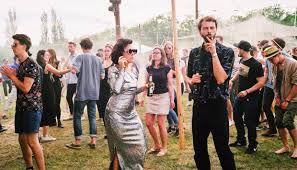
#> input picture human.jpg, 297 x 170 px, given in place of the camera
$ python edges.py   (older library calls are emulated)
#> lines starting #> are read from the running program, lines starting #| are printed output that depends on the picture
import cv2
import numpy as np

cap = cv2.VideoCapture(0)
while True :
     _,frame= cap.read()
#> frame is the input picture: shape (170, 297, 3); mean B, G, R 117.6, 130.3, 146.2

     laplacian = cv2.Laplacian(frame,cv2.CV_64F)
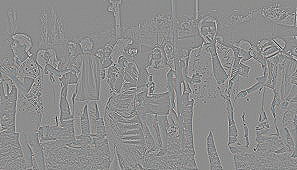
#> laplacian: shape (170, 297, 3) float64; mean B, G, R 0, 0, 0; drawn with min black and max white
     sobelx = cv2.Sobel(frame,cv2.CV_64F,1,0,ksize =5)
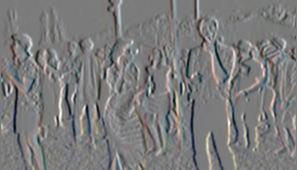
#> sobelx: shape (170, 297, 3) float64; mean B, G, R -24.1, -22.7, -19.7; drawn with min black and max white
     sobely = cv2.Sobel(frame,cv2.CV_64F,0,1,ksize =5)
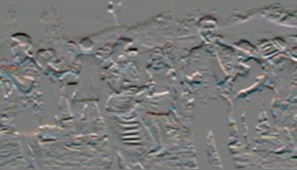
#> sobely: shape (170, 297, 3) float64; mean B, G, R -133.4, -104, -97.5; drawn with min black and max white
     edges =cv2.Canny(frame,100,10)
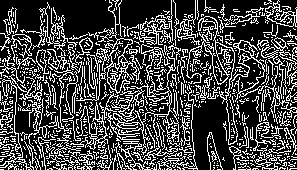
#> edges: shape (170, 297); 27.8% white in thin lines or dots

     cv2.imshow('laplacian',  laplacian)
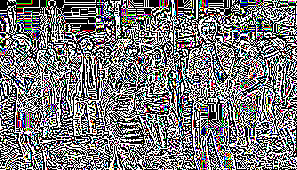
#> window 'laplacian': shape (170, 297, 3); mean B, G, R 121, 119.9, 120.5
     cv2.imshow('sobelx',sobelx)
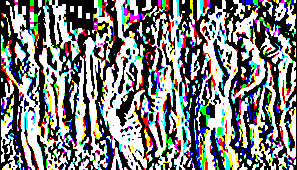
#> window 'sobelx': shape (170, 297, 3); mean B, G, R 125.8, 127.4, 125.4
     cv2.imshow('sobely',sobely)
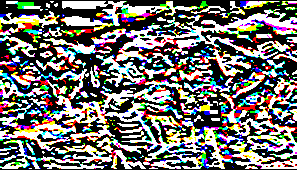
#> window 'sobely': shape (170, 297, 3); mean B, G, R 109.9, 113.2, 115.6
     cv2.imshow('canny',edges)

     if cv2.waitKey(1) & 0xFF == ord('n') :
#> (key Esc is pressed here)
         break

cv2.destroyAllWindows()
cap.release()
